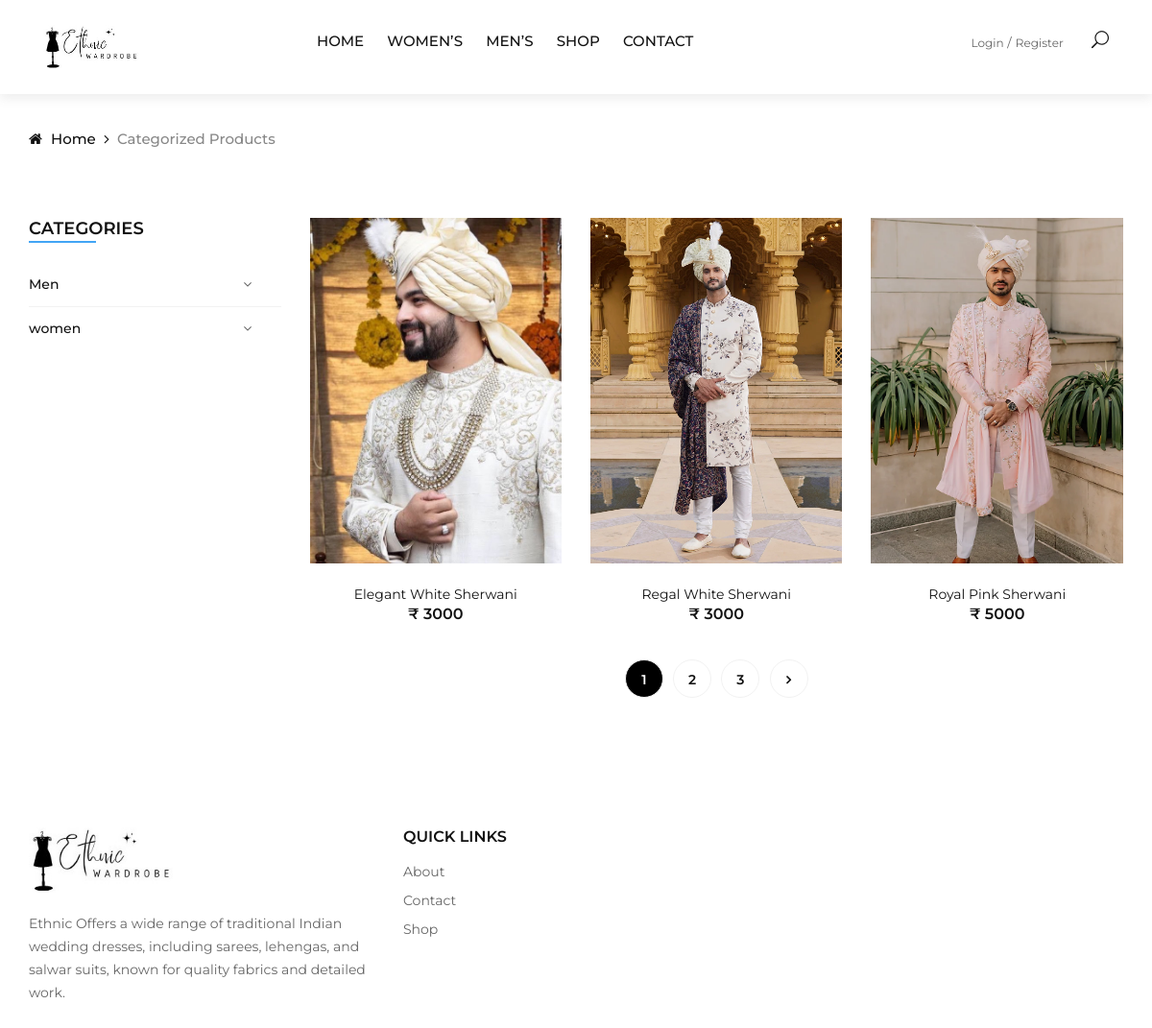
The page /subcatprod/9 on the database its author committed.
### myapp/models.py (models this page shows, shortened)
class product_category(models.Model):
    Product_category_name = models.CharField(max_length=25)

class product_detail(models.Model):
    L_id = models.ForeignKey(login, on_delete=models.CASCADE, default="")
    Pro_name = models.CharField(max_length=70)
    Pro_brandname = models.CharField(max_length=50, default="Prexa Wear")
    Pro_Cat = models.ForeignKey(product_category, on_delete=models.CASCADE, default="")
    Pro_subcat = models.ForeignKey(product_subcategory, on_delete=models.CASCADE, default="")
    Pro_image = models.ImageField(upload_to="photos")
    Pro_description = models.CharField(max_length=500)
    Pro_price = models.IntegerField()
    is_visible = models.BooleanField(default=True)
    added_date = models.DateTimeField(auto_now=True, editable=False)
    def Pro_images(self):
        return mark_safe('<img src="{}" width="100"/>'.format(self.Pro_image.url))
    Pro_images.allow_tags = True

### myapp/views.py (the view)
# urls.py: path("subcatprod/<int:scpid>", views.subcatprod, name="subcatprod"),
def subcatprod(request, scpid):
    try:
        uid = request.session['log_id']
        try:
            profiledata = login.objects.get(id=uid)
        except login.DoesNotExist:
            profiledata = None
        proddata = product_detail.objects.filter(is_visible=True, Pro_subcat=product_subcategory(id=scpid))
        catdata = product_category.objects.all()
        subcatdata = product_subcategory.objects.all()
        page = request.GET.get('page', 1)
        paginator = Paginator(proddata, 3)  # Set the number of items per page
        try:
            proddata = paginator.page(page)
        except PageNotAnInteger:
            proddata = paginator.page(1)
        except EmptyPage:
            proddata = paginator.page(paginator.num_pages)
        details = {
            'profiledata': profiledata,
            'proddata': proddata,
            'catdata': catdata,
            'subcatdata': subcatdata,
        }
        return render(request, 'subcatprod.html', details)
    except:
        pass
    proddata = product_detail.objects.filter(is_visible=True, Pro_subcat=product_subcategory(id=scpid))
    catdata = product_category.objects.all()
    subcatdata = product_subcategory.objects.all()
    page = request.GET.get('page', 1)
    paginator = Paginator(proddata, 3)  # Set the number of items per page
    try:
        proddata = paginator.page(page)
    except PageNotAnInteger:
        proddata = paginator.page(1)
    except EmptyPage:
        proddata = paginator.page(paginator.num_pages)
    details = {
        'proddata': proddata,
        'catdata': catdata,
        'subcatdata': subcatdata,
    }
    return render(request, 'subcatprod.html', details)

### myapp/templates/subcatprod.html (shortened to what this page needs)
{% extends 'basic.html' %}
{% load static %}
{% block body %}
    <div class="breadcrumb-option">
        <div class="container">
            <div class="row">
                <div class="col-lg-12">
                    <div class="breadcrumb__links">
                        <a href="/"><i class="fa fa-home"></i> Home</a>
                        <span>Categorized Products</span>
                    </div>
                </div>
            </div>
        </div>
    </div>
     <section class="shop spad">
        <div class="container">
            <div class="row">
                <div class="col-lg-3 col-md-3">
                    <div class="shop__sidebar">
                        <div class="sidebar__categories">
                            <div class="section-title">
                                <h4>Categories</h4>
                            </div>
                            <div class="categories__accordion">
                                <div class="accordion" id="accordionExample">
                                    {% for cd in catdata %}
                                    <div class="card">
                                        <div class="card-heading">
                                            <a data-toggle="collapse" data-target="#collapseOne{{cd.id}}">{{cd.Product_category_name}}</a>
                                        </div>
                                    </div>
                                    {% endfor %}
                                </div>
                            </div>
                        </div>
                    </div>
                </div>
                <div class="col-lg-9 col-md-9">
                    <div class="row">
                        {% for pd in proddata %}
                        <div class="col-lg-4 col-md-6">
                            <div class="product__item">
                                <div class="product__item__pic set-bg" data-setbg="/media/{{pd.Pro_image}}">
                                    <ul class="product__hover">
                                    </ul>
                                </div>
                                <div class="product__item__text">
                                    <h6><a href="/viewprod/{{pd.id}}">{{pd.Pro_name}}</a></h6>
                                    <div class="product__price">₹ {{pd.Pro_price}}</div>
                                </div>
                            </div>
                        </div>
                        {% endfor %}
                        <div class="col-lg-12 text-center">
                            <div class="pagination__option">
                                {% for i in proddata.paginator.page_range %}
                                {% if proddata.number == i %}
                                <a href="?page={{ i }}" style="color:white; background-color:black;">{{ i }}</a>
                                {%  else %}
                                <a href="?page={{ i }}">{{ i }}</a>
                                {% endif %}
                                {% endfor %}
                                {% if proddata.has_next %}
                                <a href="?page={{ proddata.paginator.num_pages }}"><i class="fa fa-angle-right"></i></a>
                                {% endif %}
                            </div>
                        </div>
                    </div>
                </div>
            </div>
        </div>
    </section>
{% endblock %}

### myapp/static/css/style.css (style rules this page uses)
html, body { height: 100%; font-family: "Montserrat", sans-serif; -webkit-font-smoothing: antialiased; }
h1, h2, h3, h4, h5, h6 { margin: 0; color: #111111; font-weight: 400; font-family: "Montserrat", sans-serif; }
h4 { font-size: 24px; }
h6 { font-size: 16px; }
ul, ol { padding: 0; margin: 0; }
.section-title { margin-bottom: 45px; }
.section-title h4 { color: #111111; font-weight: 600; text-transform: uppercase; position: relative; display: inline-block; }
.section-title h4:after { position: absolute; left: 0; bottom: -4px; height: 2px; width: 70px; background: #42a5f5; content: ""; }
.set-bg { background-repeat: no-repeat; background-size: cover; background-position: top center; }
.spad { padding-top: 100px; padding-bottom: 100px; }
.breadcrumb-option { padding-top: 35px; }
.breadcrumb__links a { font-size: 15px; font-weight: 500; color: #111111; margin-right: 18px; display: inline-block; position: relative; }
.breadcrumb__links a:after { position: absolute; right: -14px; top: 0; content: ""; font-family: "FontAwesome"; }
.breadcrumb__links a i { margin-right: 5px; }
.breadcrumb__links span { font-size: 15px; font-weight: 500; color: #888888; display: inline-block; }
.product__item { margin-bottom: 35px; }
.product__item__pic { height: 360px; position: relative; overflow: hidden; }
.product__hover { position: absolute; left: 0; width: 100%; bottom: 30px; text-align: center; }
.product__item__text { text-align: center; padding-top: 22px; }
.product__item__text h6 a { font-size: 14px; color: #111111; }
.product__item__text .product__price { color: #111111; font-weight: 600; }
.shop { padding-top: 70px; padding-bottom: 80px; }
.sidebar__categories { margin-bottom: 50px; }
.sidebar__categories .section-title { margin-bottom: 35px; }
.sidebar__categories .section-title h4 { font-size: 18px; }
.categories__accordion .card { border: none; border-radius: 0; padding-bottom: 12px; border-bottom: 1px solid #f2f2f2 !important; margin-bottom: 12px; }
.categories__accordion .card:last-child { padding-bottom: 0; margin-bottom: 0; border-bottom: none !important; }
.categories__accordion .card-heading { cursor: pointer; }
.categories__accordion .card-heading a { font-size: 14px; font-weight: 500; color: #111111; display: block; }
.categories__accordion .card-heading a:after, .categories__accordion .card-heading>a.active[aria-expanded=false]:after { content: ""; font-size: 14px; font-family: "FontAwesome"; color: #666666; position: absolute; right: 30px; top: 0px; }
.pagination__option a { display: inline-block; height: 40px; width: 40px; border: 1px solid #f2f2f2; border-radius: 50%; font-size: 14px; color: #111111; font-weight: 600; line-height: 40px; text-align: center; -webkit-transition: all, 0.3s; -o-transition: all, 0.3s; transition: all, 0.3s; margin-right: 6px; }
.pagination__option a:last-child { margin-right: 0; }
.pagination__option a i { font-weight: 600; }
@media only screen and (min-width: 1200px) { .container { max-width: 1170px; } }

### rows shown on the page
product_category: Product_category_name "Men"
product_category: Product_category_name "women"
product_detail: shows a picture, Pro_name "Elegant White Sherwani", Pro_price "3000"
product_detail: shows a picture, Pro_name "Regal White Sherwani", Pro_price "3000"
product_detail: shows a picture, Pro_name "Royal Pink Sherwani", Pro_price "5000"

### other values the page prints
{{ i }} "1"
{{ i }} "2" "3"
